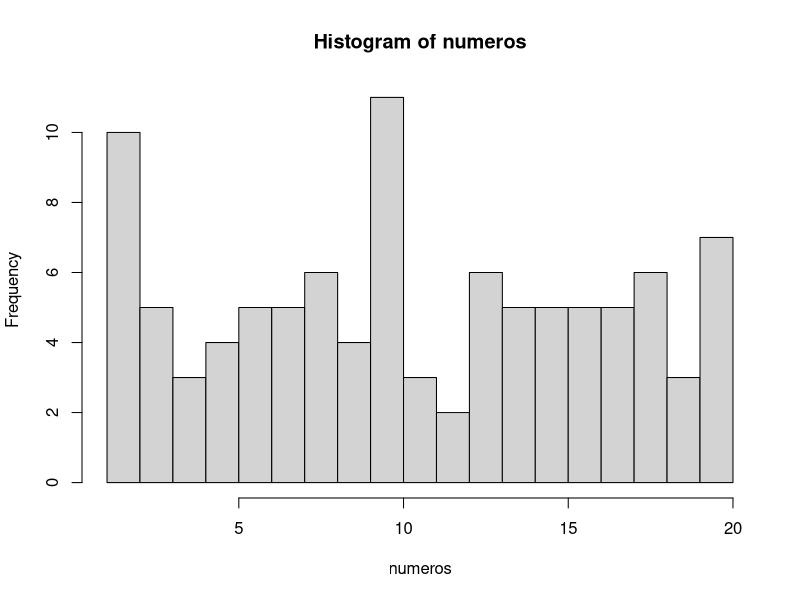
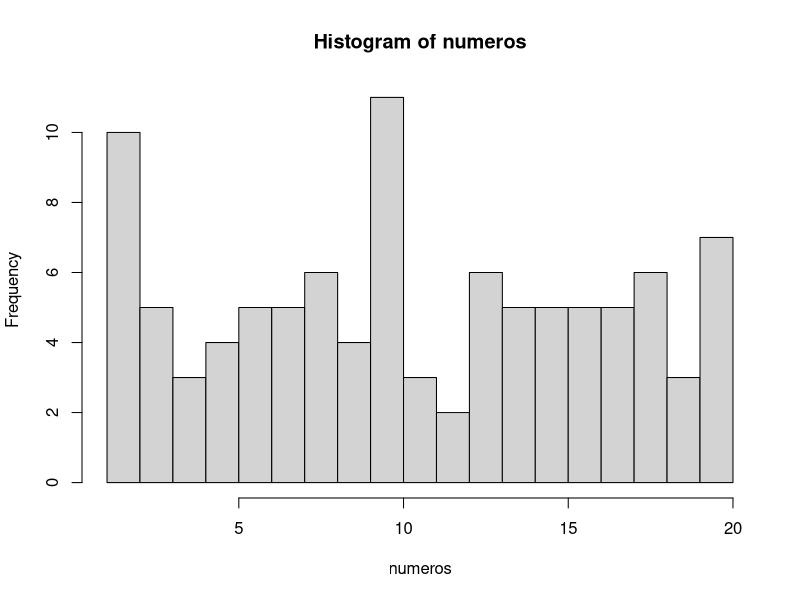

Write R code to recreate these figures, in order.
## ---- chunk 1
numeros <- sample(1:20, 100, TRUE)
numeros
## ---- chunk 2
mediana <- median(numeros)
mediana
## ---- chunk 3
media <- mean(numeros)
media
## ---- chunk 4
# El argumento breaks nos permite dividir en histograma en las partes que queramos
hist(numeros, breaks = 20)
## ---- chunk 5
tabla.frecuencias <- data.frame(table(numeros))
tabla.frecuencias
## ---- chunk 6
# Con la función seq, creamos una secuencia de 1 a 10 en intervalos de 0.1 en 0.1
secuencia <- seq(1, 10, 0.1)
muestra <- sample(secuencia, 100, TRUE)
muestra
## ---- chunk 7
# Aquí el cálculo de la mediana 
mediana <- median(numeros)
mediana
## ---- chunk 8
# Aquí el cálculo de la media
media <- mean(numeros)
media
## ---- chunk 9
# Aquí el cálculo de la moda
hist(numeros, breaks = 20)
